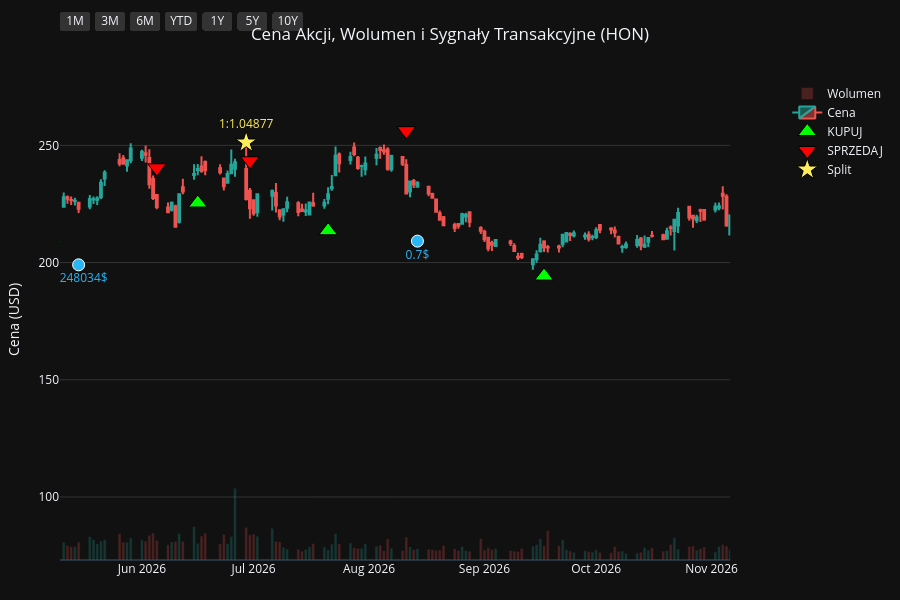
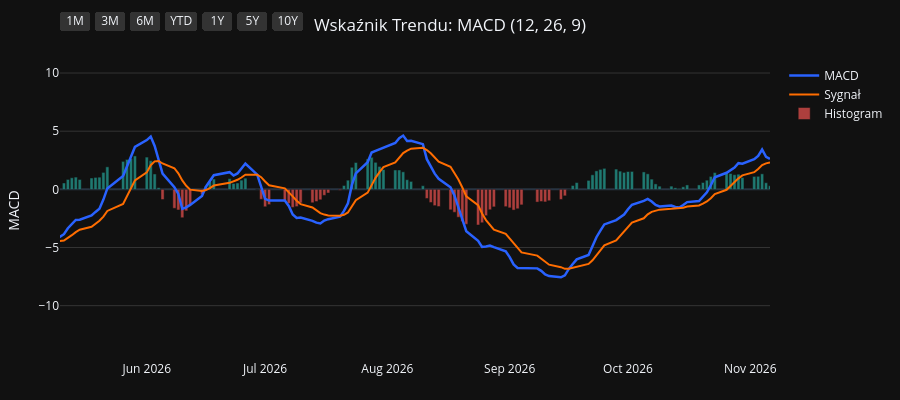
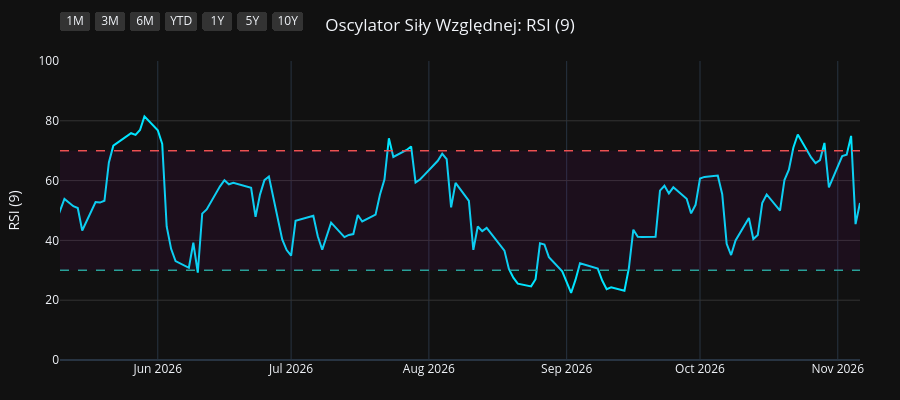
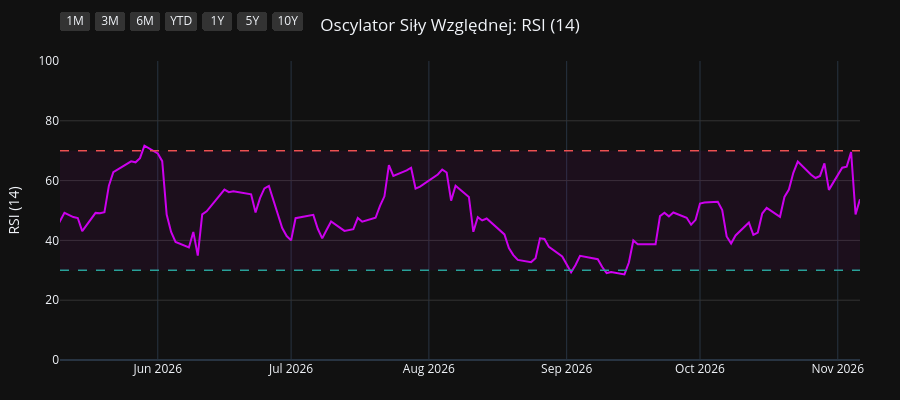

These figures' notebook cell, in order:
### Code cell
import os
import yfinance as yf
import pandas as pd
import pandas_ta as ta
import plotly.graph_objects as go
from plotly.subplots import make_subplots

# 1. Pobranie i przygotowanie danych
symbol = os.environ.get("STOCK_TICKER", "").strip().upper()
if not symbol:
    raise RuntimeError("Set STOCK_TICKER before running price_extractor.ipynb")
df = yf.Ticker(symbol).history(period="10y")
df.index = df.index.tz_localize(None)

# Wskaźniki i sygnały
df.ta.macd(fast=12, slow=26, signal=9, append=True)
df.ta.rsi(length=9, append=True)
df.ta.rsi(length=14, append=True)
df.ta.rsi(length=21, append=True)
df.dropna(inplace=True)

macd = df['MACD_12_26_9']
signal = df['MACDs_12_26_9']
wczorajszy_macd = macd.shift(1)
wczorajszy_signal = signal.shift(1)

df['Decyzja'] = 'BRAK'
df.loc[(macd > signal) & (wczorajszy_macd <= wczorajszy_signal), 'Decyzja'] = 'KUPUJ'
df.loc[(macd < signal) & (wczorajszy_macd >= wczorajszy_signal), 'Decyzja'] = 'SPRZEDAJ'

df_kupuj = df[df['Decyzja'] == 'KUPUJ']
df_sprzedaj = df[df['Decyzja'] == 'SPRZEDAJ']
df_dywidendy = df[df['Dividends'] > 0]
df_splity = df[df['Stock Splits'] > 0]

# Wspólna konfiguracja osi X
konfiguracja_osi_x = dict(
    type="date",
    showspikes=True, spikemode="across", spikesnap="cursor", spikedash="dot", spikecolor="#ffffff", spikethickness=1, hoverformat="%Y-%m-%d",
    rangeselector=dict(
        buttons=list([
            dict(count=1, label="1M", step="month", stepmode="backward"),
            dict(count=3, label="3M", step="month", stepmode="backward"),
            dict(count=6, label="6M", step="month", stepmode="backward"),
            dict(count=1, label="YTD", step="year", stepmode="todate"),
            dict(count=1, label="1Y", step="year", stepmode="backward"),
            dict(count=5, label="5Y", step="year", stepmode="backward"),
            dict(step="all", label="10Y")
        ]),
        bgcolor="#333333", activecolor="#2962ff", x=0, y=1.1
    )
)

# ==========================================
# WYKRES 1: CENA + WOLUMEN + SYGNAŁY
# ==========================================
fig1 = make_subplots(specs=[[{"secondary_y": True}]])

kolory_wolumenu = ['#26a69a' if row['Close'] >= row['Open'] else '#ef5350' for index, row in df.iterrows()]
fig1.add_trace(go.Bar(x=df.index, y=df['Volume'], marker_color=kolory_wolumenu, opacity=0.25, name='Wolumen'), secondary_y=True)
fig1.add_trace(go.Candlestick(x=df.index, open=df['Open'], high=df['High'], low=df['Low'], close=df['Close'], name='Cena', increasing_line_color='#26a69a', decreasing_line_color='#ef5350'), secondary_y=False)
fig1.add_trace(go.Scatter(x=df_kupuj.index, y=df_kupuj['Low'] * 0.95, customdata=df_kupuj[['Low', 'High']], mode='markers', marker=dict(symbol='triangle-up', size=16, color='#00ff00', line=dict(width=1, color='black')), name='KUPUJ', hovertemplate='KUPUJ<br>Najniższa: %{customdata[0]:.2f}<br>Najwyższa: %{customdata[1]:.2f}<extra></extra>'), secondary_y=False)
fig1.add_trace(go.Scatter(x=df_sprzedaj.index, y=df_sprzedaj['High'] * 1.05, customdata=df_sprzedaj[['Low', 'High']], mode='markers', marker=dict(symbol='triangle-down', size=16, color='#ff0000', line=dict(width=1, color='black')), name='SPRZEDAJ', hovertemplate='SPRZEDAJ<br>Najniższa: %{customdata[0]:.2f}<br>Najwyższa: %{customdata[1]:.2f}<extra></extra>'), secondary_y=False)

if not df_dywidendy.empty:
    fig1.add_trace(go.Scatter(x=df_dywidendy.index, y=df_dywidendy['Low'] * 0.90, mode='markers+text', marker=dict(symbol='circle', size=12, color='#29b6f6', line=dict(width=1, color='white')), text=df_dywidendy['Dividends'].apply(lambda x: f"{x}$"), textposition="bottom center", name='Dywidenda', showlegend=False, hovertemplate='Dywidenda: %{text}<extra></extra>', textfont=dict(color="#29b6f6")), secondary_y=False)
if not df_splity.empty:
                    fig1.add_trace(go.Scatter(x=df_splity.index, y=df_splity['High'], mode='markers+text', marker=dict(symbol='star', size=16, color='#ffee58', line=dict(width=1, color='black')), text=df_splity['Stock Splits'].apply(lambda x: f"{x:g}:1" if x >= 1 else f"1:{1 / x:g}"), textposition="top center", name='Split', hovertemplate='%{text}<extra></extra>', textfont=dict(color="#ffee58")), secondary_y=False)

fig1.update_layout(title=dict(text=f"Cena Akcji, Wolumen i Sygnały Transakcyjne ({symbol})", x=0.5, xanchor='center'), dragmode='pan', xaxis_rangeslider_visible=False, template='plotly_dark', height=600, hovermode='x unified', margin=dict(l=60, r=40, t=60, b=40))
fig1.update_xaxes(**konfiguracja_osi_x)
fig1.update_xaxes(range=[df.index.max() - pd.Timedelta(days=180), df.index.max()])
fig1.update_yaxes(title_text="Cena (USD)", secondary_y=False, gridcolor='#333333')
fig1.update_yaxes(range=[0, df['Volume'].max() * 4], showgrid=False, showticklabels=False, secondary_y=True)
fig1.show(config={'scrollZoom': True})

# ==========================================
# WYKRES 2: WSKAŹNIK MACD
# ==========================================
fig2 = go.Figure()
fig2.add_trace(go.Scatter(x=df.index, y=df['MACD_12_26_9'], line=dict(color='#2962ff', width=2.5), name='MACD'))
fig2.add_trace(go.Scatter(x=df.index, y=df['MACDs_12_26_9'], line=dict(color='#ff6d00', width=2), name='Sygnał'))
kolory_macd = ['#26a69a' if val >= 0 else '#ef5350' for val in df['MACDh_12_26_9']]
fig2.add_trace(go.Bar(x=df.index, y=df['MACDh_12_26_9'], marker_color=kolory_macd, name='Histogram', opacity=0.7))
fig2.update_layout(title=dict(text="Wskaźnik Trendu: MACD (12, 26, 9)", x=0.5, xanchor='center'), dragmode='pan', xaxis_rangeslider_visible=False, template='plotly_dark', height=400, hovermode='x unified', margin=dict(l=60, r=40, t=60, b=40))
fig2.update_xaxes(**konfiguracja_osi_x)
fig2.update_xaxes(range=[df.index.max() - pd.Timedelta(days=180), df.index.max()])
fig2.update_yaxes(title_text="MACD", gridcolor='#333333')
fig2.show(config={'scrollZoom': True})

# ==========================================
# WYKRES 3: OSCYLATOR RSI (9)
# ==========================================
fig3 = go.Figure()
fig3.add_trace(go.Scatter(x=df.index, y=df['RSI_9'], line=dict(color='#00e5ff', width=2), name='RSI (9)'))
fig3.add_hline(y=70, line_dash="dash", line_color="#ef5350", line_width=1.5)
fig3.add_hline(y=30, line_dash="dash", line_color="#26a69a", line_width=1.5)
fig3.add_hrect(y0=30, y1=70, line_width=0, fillcolor="purple", opacity=0.1)
fig3.update_layout(title=dict(text="Oscylator Siły Względnej: RSI (9)", x=0.5, xanchor='center'), dragmode='pan', xaxis_rangeslider_visible=False, template='plotly_dark', height=400, hovermode='x unified', margin=dict(l=60, r=40, t=60, b=40))
fig3.update_xaxes(**konfiguracja_osi_x)
fig3.update_xaxes(range=[df.index.max() - pd.Timedelta(days=180), df.index.max()])
fig3.update_yaxes(title_text="RSI (9)", range=[0, 100], gridcolor='#333333')
fig3.show(config={'scrollZoom': True})

# ==========================================
# WYKRES 4: OSCYLATOR RSI (14)
# ==========================================
fig4 = go.Figure()
fig4.add_trace(go.Scatter(x=df.index, y=df['RSI_14'], line=dict(color='#d500f9', width=2), name='RSI (14)'))
fig4.add_hline(y=70, line_dash="dash", line_color="#ef5350", line_width=1.5)
fig4.add_hline(y=30, line_dash="dash", line_color="#26a69a", line_width=1.5)
fig4.add_hrect(y0=30, y1=70, line_width=0, fillcolor="purple", opacity=0.1)
fig4.update_layout(title=dict(text="Oscylator Siły Względnej: RSI (14)", x=0.5, xanchor='center'), dragmode='pan', xaxis_rangeslider_visible=False, template='plotly_dark', height=400, hovermode='x unified', margin=dict(l=60, r=40, t=60, b=40))
fig4.update_xaxes(**konfiguracja_osi_x)
fig4.update_xaxes(range=[df.index.max() - pd.Timedelta(days=180), df.index.max()])
fig4.update_yaxes(title_text="RSI (14)", range=[0, 100], gridcolor='#333333')
fig4.show(config={'scrollZoom': True})

# ==========================================
# WYKRES 5: OSCYLATOR RSI (21)
# ==========================================
fig5 = go.Figure()
fig5.add_trace(go.Scatter(x=df.index, y=df['RSI_21'], line=dict(color='#64dd17', width=2), name='RSI (21)'))
fig5.add_hline(y=70, line_dash="dash", line_color="#ef5350", line_width=1.5)
fig5.add_hline(y=30, line_dash="dash", line_color="#26a69a", line_width=1.5)
fig5.add_hrect(y0=30, y1=70, line_width=0, fillcolor="purple", opacity=0.1)
fig5.update_layout(title=dict(text="Oscylator Siły Względnej: RSI (21)", x=0.5, xanchor='center'), dragmode='pan', xaxis_rangeslider_visible=False, template='plotly_dark', height=400, hovermode='x unified', margin=dict(l=60, r=40, t=60, b=40))
fig5.update_xaxes(**konfiguracja_osi_x)
fig5.update_xaxes(range=[df.index.max() - pd.Timedelta(days=180), df.index.max()])
fig5.update_yaxes(title_text="RSI (21)", range=[0, 100], gridcolor='#333333')
fig5.show(config={'scrollZoom': True})

### Figure 1 — Plotly figure (JSON) as saved in the notebook; plotly's stock layout.template omitted (floating-point values rounded to 4 significant figures; data arrays with more than 128 entries replaced by an {"elided": "..."} marker saying what was removed)
{"data": [{"marker": {"color": {"elided": "2481 str values"}}, "name": "Wolumen", "opacity": 0.25, "type": "bar", "x": {"elided": "2481 str values"}, "xaxis": "x", "y": {"elided": "2481 int values"}, "yaxis": "y2"}, {"close": {"elided": "2481 float values"}, "decreasing": {"line": {"color": "#ef5350"}}, "high": {"elided": "2481 float values"}, "increasing": {"line": {"color": "#26a69a"}}, "low": {"elided": "2481 float values"}, "name": "Cena", "open": {"elided": "2481 float values"}, "type": "candlestick", "x": {"elided": "2481 str values"}, "xaxis": "x", "yaxis": "y"}, {"customdata": {"elided": "91x2 float values"}, "hovertemplate": "KUPUJ<br>Najniższa: %{customdata[0]:.2f}<br>Najwyższa: %{customdata[1]:.2f}<extra></extra>", "marker": {"color": "#00ff00", "line": {"color": "black", "width": 1}, "size": 16, "symbol": "triangle-up"}, "mode": "markers", "name": "KUPUJ", "type": "scatter", "x": ["2017-02-06T00:00:00", "2017-04-21T00:00:00", "2017-05-25T00:00:00", "2017-06-02T00:00:00", "2017-06-19T00:00:00", "2017-07-13T00:00:00", "2017-08-30T00:00:00", "2017-09-11T00:00:00", "2017-09-20T00:00:00", "2017-10-20T00:00:00", "2017-11-20T00:00:00", "2017-12-13T00:00:00", "2018-01-10T00:00:00", "2018-02-21T00:00:00", "2018-03-09T00:00:00", "2018-04-10T00:00:00", "2018-05-10T00:00:00", "2018-07-09T00:00:00", "2018-08-23T00:00:00", "2018-11-05T00:00:00", "2018-11-29T00:00:00", "2019-01-02T00:00:00", "2019-04-01T00:00:00", "2019-04-18T00:00:00", "2019-06-06T00:00:00", "2019-07-01T00:00:00", "2019-08-30T00:00:00", "2019-09-30T00:00:00", "2019-10-16T00:00:00", "2019-12-31T00:00:00", "2020-02-11T00:00:00", "2020-03-27T00:00:00", "2020-05-20T00:00:00", "2020-07-14T00:00:00", "2020-08-10T00:00:00", "2020-08-25T00:00:00", "2020-10-06T00:00:00", "2020-11-04T00:00:00", "2021-02-08T00:00:00", "2021-03-26T00:00:00", "2021-05-27T00:00:00", "2021-07-01T00:00:00", "2021-08-16T00:00:00", "2021-10-06T00:00:00", "2021-12-13T00:00:00", "2021-12-23T00:00:00", "2022-02-28T00:00:00", "2022-04-19T00:00:00", "2022-05-03T00:00:00", "2022-05-17T00:00:00", "2022-05-31T00:00:00", "2022-06-02T00:00:00", "2022-07-12T00:00:00", "2022-07-15T00:00:00", "2022-10-04T00:00:00", "2023-01-13T00:00:00", "2023-02-02T00:00:00", "2023-03-03T00:00:00", "2023-03-27T00:00:00", "2023-05-22T00:00:00", "2023-06-02T00:00:00", "2023-08-23T00:00:00", "2023-10-11T00:00:00", "2023-10-16T00:00:00", "2023-11-01T00:00:00", "2024-01-30T00:00:00", "2024-02-16T00:00:00", "2024-03-20T00:00:00", "2024-05-01T00:00:00", "2024-06-04T00:00:00", "2024-07-16T00:00:00", "2024-08-19T00:00:00", "2024-09-11T00:00:00", "2024-10-09T00:00:00", "2024-11-07T00:00:00", "2025-01-22T00:00:00", "2025-02-21T00:00:00", "2025-04-22T00:00:00", "2025-06-30T00:00:00", "2025-08-20T00:00:00", "2025-09-30T00:00:00", "2025-10-20T00:00:00", "2025-11-12T00:00:00", "2025-12-03T00:00:00", "2026-01-05T00:00:00", "2026-04-06T00:00:00", "2026-04-08T00:00:00", "2026-05-08T00:00:00", "2026-06-16T00:00:00", "2026-07-21T00:00:00", "2026-09-17T00:00:00"], "xaxis": "x", "y": [87.64, 93.48, 98.47, 99.39, 100.6, 100.3, 102.6, 103.6, 103.2, 107.3, 110.2, 115.2, 116.7, 115.9, 114.6, 109.3, 110.2, 110.8, 119.9, 115.9, 115.2, 103.8, 128.7, 133.6, 136.7, 142.2, 133.5, 136.7, 132.4, 143.5, 144.9, 105.3, 111.2, 117.8, 128.5, 136.2, 138.8, 144.3, 169.5, 180.0, 191.2, 185.4, 195.0, 180.6, 177.5, 172.7, 159.2, 164.8, 167.1, 168.4, 164.8, 165.2, 147.7, 146.3, 151.1, 184.9, 171.7, 169.6, 163.7, 171.4, 171.9, 164.3, 164.0, 163.4, 160.1, 178.6, 174.4, 177.0, 171.3, 180.4, 193.5, 178.5, 178.1, 186.7, 194.4, 201.9, 189.9, 178.1, 209.2, 199.1, 192.0, 188.2, 195.0, 189.5, 191.6, 223.6, 225.6, 210.2, 225.4, 213.6, 194.3], "yaxis": "y"}, {"customdata": {"elided": "90x2 float values"}, "hovertemplate": "SPRZEDAJ<br>Najniższa: %{customdata[0]:.2f}<br>Najwyższa: %{customdata[1]:.2f}<extra></extra>", "marker": {"color": "#ff0000", "line": {"color": "black", "width": 1}, "size": 16, "symbol": "triangle-down"}, "mode": "markers", "name": "SPRZEDAJ", "type": "scatter", "x": ["2017-03-08T00:00:00", "2017-05-16T00:00:00", "2017-05-31T00:00:00", "2017-06-05T00:00:00", "2017-06-20T00:00:00", "2017-08-10T00:00:00", "2017-09-05T00:00:00", "2017-09-19T00:00:00", "2017-10-17T00:00:00", "2017-10-30T00:00:00", "2017-12-11T00:00:00", "2017-12-14T00:00:00", "2018-01-31T00:00:00", "2018-03-01T00:00:00", "2018-03-22T00:00:00", "2018-05-01T00:00:00", "2018-06-15T00:00:00", "2018-08-07T00:00:00", "2018-09-24T00:00:00", "2018-11-23T00:00:00", "2018-12-06T00:00:00", "2019-03-04T00:00:00", "2019-04-10T00:00:00", "2019-05-07T00:00:00", "2019-06-27T00:00:00", "2019-07-09T00:00:00", "2019-09-24T00:00:00", "2019-10-01T00:00:00", "2019-11-19T00:00:00", "2020-01-24T00:00:00", "2020-02-25T00:00:00", "2020-05-07T00:00:00", "2020-06-12T00:00:00", "2020-07-30T00:00:00", "2020-08-21T00:00:00", "2020-09-08T00:00:00", "2020-10-26T00:00:00", "2020-11-30T00:00:00", "2021-03-23T00:00:00", "2021-04-23T00:00:00", "2021-06-10T00:00:00", "2021-08-05T00:00:00", "2021-08-17T00:00:00", "2021-11-17T00:00:00", "2021-12-21T00:00:00", "2022-01-21T00:00:00", "2022-04-07T00:00:00", "2022-04-22T00:00:00", "2022-05-11T00:00:00", "2022-05-19T00:00:00", "2022-06-01T00:00:00", "2022-06-10T00:00:00", "2022-07-14T00:00:00", "2022-08-23T00:00:00", "2022-11-23T00:00:00", "2023-01-18T00:00:00", "2023-02-03T00:00:00", "2023-03-15T00:00:00", "2023-05-08T00:00:00", "2023-05-23T00:00:00", "2023-07-18T00:00:00", "2023-09-27T00:00:00", "2023-10-13T00:00:00", "2023-10-19T00:00:00", "2024-01-03T00:00:00", "2024-02-01T00:00:00", "2024-03-14T00:00:00", "2024-04-03T00:00:00", "2024-05-24T00:00:00", "2024-06-28T00:00:00", "2024-07-19T00:00:00", "2024-09-10T00:00:00", "2024-10-03T00:00:00", "2024-10-24T00:00:00", "2024-12-02T00:00:00", "2025-02-06T00:00:00", "2025-04-04T00:00:00", "2025-06-03T00:00:00", "2025-07-15T00:00:00", "2025-09-04T00:00:00", "2025-10-10T00:00:00", "2025-11-06T00:00:00", "2025-11-18T00:00:00", "2026-01-02T00:00:00", "2026-02-19T00:00:00", "2026-04-07T00:00:00", "2026-04-21T00:00:00", "2026-06-05T00:00:00", "2026-06-30T00:00:00", "2026-08-11T00:00:00"], "xaxis": "x", "y": [104.2, 108.4, 109.9, 110.5, 111.5, 114.0, 113.9, 114.3, 119.1, 120.6, 128.0, 130.1, 133.5, 126.6, 125.6, 121.0, 126.4, 131.4, 140.9, 127.6, 125.5, 139.8, 143.2, 152.9, 156.2, 157.3, 151.5, 153.0, 163.3, 162.9, 159.5, 123.2, 136.4, 140.1, 145.2, 153.2, 159.4, 192.6, 197.2, 210.8, 214.6, 216.0, 218.9, 208.1, 190.7, 197.1, 183.1, 184.1, 186.2, 185.6, 185.1, 179.4, 161.4, 190.0, 211.9, 202.5, 198.9, 184.3, 193.0, 191.7, 201.0, 184.3, 180.3, 181.3, 204.5, 193.9, 197.1, 198.2, 199.2, 214.4, 216.4, 200.6, 203.0, 215.6, 234.2, 215.7, 206.2, 230.1, 240.6, 219.5, 209.2, 213.0, 210.6, 213.6, 263.8, 247.7, 250.9, 240.4, 243.4, 256.3], "yaxis": "y"}, {"hovertemplate": "Dywidenda: %{text}<extra></extra>", "marker": {"color": "#29b6f6", "line": {"color": "white", "width": 1}, "size": 12, "symbol": "circle"}, "mode": "markers+text", "name": "Dywidenda", "showlegend": false, "text": ["0.630021$", "0.630021$", "0.630021$", "0.705812$", "0.705812$", "0.705812$", "0.705812$", "0.810546$", "0.810546$", "0.810546$", "0.810546$", "0.889624$", "0.889624$", "0.889624$", "0.889624$", "0.919278$", "0.919278$", "0.919278$", "0.919278$", "0.968702$", "0.968702$", "0.968702$", "0.968702$", "1.018125$", "1.018125$", "1.018125$", "1.018125$", "1.067549$", "1.067549$", "1.067549$", "1.067549$", "1.116972$", "1.116972$", "1.116972$", "1.116972$", "1.248034$", "1.248034$", "1.248034$", "0.7$"], "textfont": {"color": "#29b6f6"}, "textposition": "bottom center", "type": "scatter", "x": ["2017-02-22T00:00:00", "2017-05-17T00:00:00", "2017-08-16T00:00:00", "2017-11-16T00:00:00", "2018-02-22T00:00:00", "2018-05-17T00:00:00", "2018-08-16T00:00:00", "2018-11-15T00:00:00", "2019-02-21T00:00:00", "2019-05-23T00:00:00", "2019-08-15T00:00:00", "2019-11-14T00:00:00", "2020-02-27T00:00:00", "2020-05-14T00:00:00", "2020-08-13T00:00:00", "2020-11-12T00:00:00", "2021-02-25T00:00:00", "2021-05-13T00:00:00", "2021-08-12T00:00:00", "2021-11-10T00:00:00", "2022-02-24T00:00:00", "2022-05-12T00:00:00", "2022-08-11T00:00:00", "2022-11-09T00:00:00", "2023-02-23T00:00:00", "2023-05-11T00:00:00", "2023-08-10T00:00:00", "2023-11-09T00:00:00", "2024-02-29T00:00:00", "2024-05-16T00:00:00", "2024-08-16T00:00:00", "2024-11-15T00:00:00", "2025-02-28T00:00:00", "2025-05-16T00:00:00", "2025-08-15T00:00:00", "2025-11-14T00:00:00", "2026-02-27T00:00:00", "2026-05-15T00:00:00", "2026-08-14T00:00:00"], "xaxis": "x", "y": [86.75, 91.66, 97.3, 104.1, 109.5, 105.4, 110.7, 110.2, 116.1, 126.8, 124.2, 138.7, 124.2, 91.87, 124.3, 155.1, 162.6, 174.9, 185.2, 181.5, 141.4, 153.7, 161.3, 171.5, 159.3, 160.7, 157.2, 154.1, 166.3, 173.9, 168.2, 196.2, 181.9, 191.5, 188.3, 182.2, 224.9, 199.0, 209.2], "yaxis": "y"}, {"hovertemplate": "%{text}<extra></extra>", "marker": {"color": "#ffee58", "line": {"color": "black", "width": 1}, "size": 16, "symbol": "star"}, "mode": "markers+text", "name": "Split", "text": ["1.011:1", "1.032:1", "1.061:1", "1:1.04877"], "textfont": {"color": "#ffee58"}, "textposition": "top center", "type": "scatter", "x": ["2018-10-01T00:00:00", "2018-10-29T00:00:00", "2025-10-30T00:00:00", "2026-06-29T00:00:00"], "xaxis": "x", "y": [136.3, 122.5, 211.1, 251.2], "yaxis": "y"}], "layout": {"dragmode": "pan", "height": 600, "hovermode": "x unified", "margin": {"b": 40, "l": 60, "r": 40, "t": 60}, "title": {"text": "Cena Akcji, Wolumen i Sygnały Transakcyjne (HON)", "x": 0.5, "xanchor": "center"}, "xaxis": {"anchor": "y", "domain": [0.0, 0.94], "hoverformat": "%Y-%m-%d", "range": ["2026-05-10T00:00:00", "2026-11-06T00:00:00"], "rangeselector": {"activecolor": "#2962ff", "bgcolor": "#333333", "buttons": [{"count": 1, "label": "1M", "step": "month", "stepmode": "backward"}, {"count": 3, "label": "3M", "step": "month", "stepmode": "backward"}, {"count": 6, "label": "6M", "step": "month", "stepmode": "backward"}, {"count": 1, "label": "YTD", "step": "year", "stepmode": "todate"}, {"count": 1, "label": "1Y", "step": "year", "stepmode": "backward"}, {"count": 5, "label": "5Y", "step": "year", "stepmode": "backward"}, {"label": "10Y", "step": "all"}], "x": 0, "y": 1.1}, "rangeslider": {"visible": false}, "showspikes": true, "spikecolor": "#ffffff", "spikedash": "dot", "spikemode": "across", "spikesnap": "cursor", "spikethickness": 1, "type": "date"}, "yaxis": {"anchor": "x", "domain": [0.0, 1.0], "gridcolor": "#333333", "title": {"text": "Cena (USD)"}}, "yaxis2": {"anchor": "x", "overlaying": "y", "range": [0, 114265772], "showgrid": false, "showticklabels": false, "side": "right"}}}

### Figure 2 — Plotly figure (JSON) as saved in the notebook; plotly's stock layout.template omitted (floating-point values rounded to 4 significant figures; data arrays with more than 128 entries replaced by an {"elided": "..."} marker saying what was removed)
{"data": [{"line": {"color": "#2962ff", "width": 2.5}, "name": "MACD", "type": "scatter", "x": {"elided": "2481 str values"}, "y": {"elided": "2481 float values"}}, {"line": {"color": "#ff6d00", "width": 2}, "name": "Sygnał", "type": "scatter", "x": {"elided": "2481 str values"}, "y": {"elided": "2481 float values"}}, {"marker": {"color": {"elided": "2481 str values"}}, "name": "Histogram", "opacity": 0.7, "type": "bar", "x": {"elided": "2481 str values"}, "y": {"elided": "2481 float values"}}], "layout": {"dragmode": "pan", "height": 400, "hovermode": "x unified", "margin": {"b": 40, "l": 60, "r": 40, "t": 60}, "title": {"text": "Wskaźnik Trendu: MACD (12, 26, 9)", "x": 0.5, "xanchor": "center"}, "xaxis": {"hoverformat": "%Y-%m-%d", "range": ["2026-05-10T00:00:00", "2026-11-06T00:00:00"], "rangeselector": {"activecolor": "#2962ff", "bgcolor": "#333333", "buttons": [{"count": 1, "label": "1M", "step": "month", "stepmode": "backward"}, {"count": 3, "label": "3M", "step": "month", "stepmode": "backward"}, {"count": 6, "label": "6M", "step": "month", "stepmode": "backward"}, {"count": 1, "label": "YTD", "step": "year", "stepmode": "todate"}, {"count": 1, "label": "1Y", "step": "year", "stepmode": "backward"}, {"count": 5, "label": "5Y", "step": "year", "stepmode": "backward"}, {"label": "10Y", "step": "all"}], "x": 0, "y": 1.1}, "rangeslider": {"visible": false}, "showspikes": true, "spikecolor": "#ffffff", "spikedash": "dot", "spikemode": "across", "spikesnap": "cursor", "spikethickness": 1, "type": "date"}, "yaxis": {"gridcolor": "#333333", "title": {"text": "MACD"}}}}

### Figure 3 — Plotly figure (JSON) as saved in the notebook; plotly's stock layout.template omitted (floating-point values rounded to 4 significant figures; data arrays with more than 128 entries replaced by an {"elided": "..."} marker saying what was removed)
{"data": [{"line": {"color": "#00e5ff", "width": 2}, "name": "RSI (9)", "type": "scatter", "x": {"elided": "2481 str values"}, "y": {"elided": "2481 float values"}}], "layout": {"dragmode": "pan", "height": 400, "hovermode": "x unified", "margin": {"b": 40, "l": 60, "r": 40, "t": 60}, "shapes": [{"line": {"color": "#ef5350", "dash": "dash", "width": 1.5}, "type": "line", "x0": 0, "x1": 1, "xref": "x domain", "y0": 70, "y1": 70, "yref": "y"}, {"line": {"color": "#26a69a", "dash": "dash", "width": 1.5}, "type": "line", "x0": 0, "x1": 1, "xref": "x domain", "y0": 30, "y1": 30, "yref": "y"}, {"fillcolor": "purple", "line": {"width": 0}, "opacity": 0.1, "type": "rect", "x0": 0, "x1": 1, "xref": "x domain", "y0": 30, "y1": 70, "yref": "y"}], "title": {"text": "Oscylator Siły Względnej: RSI (9)", "x": 0.5, "xanchor": "center"}, "xaxis": {"hoverformat": "%Y-%m-%d", "range": ["2026-05-10T00:00:00", "2026-11-06T00:00:00"], "rangeselector": {"activecolor": "#2962ff", "bgcolor": "#333333", "buttons": [{"count": 1, "label": "1M", "step": "month", "stepmode": "backward"}, {"count": 3, "label": "3M", "step": "month", "stepmode": "backward"}, {"count": 6, "label": "6M", "step": "month", "stepmode": "backward"}, {"count": 1, "label": "YTD", "step": "year", "stepmode": "todate"}, {"count": 1, "label": "1Y", "step": "year", "stepmode": "backward"}, {"count": 5, "label": "5Y", "step": "year", "stepmode": "backward"}, {"label": "10Y", "step": "all"}], "x": 0, "y": 1.1}, "rangeslider": {"visible": false}, "showspikes": true, "spikecolor": "#ffffff", "spikedash": "dot", "spikemode": "across", "spikesnap": "cursor", "spikethickness": 1, "type": "date"}, "yaxis": {"gridcolor": "#333333", "range": [0, 100], "title": {"text": "RSI (9)"}}}}

### Figure 4 — Plotly figure (JSON) as saved in the notebook; plotly's stock layout.template omitted (floating-point values rounded to 4 significant figures; data arrays with more than 128 entries replaced by an {"elided": "..."} marker saying what was removed)
{"data": [{"line": {"color": "#d500f9", "width": 2}, "name": "RSI (14)", "type": "scatter", "x": {"elided": "2481 str values"}, "y": {"elided": "2481 float values"}}], "layout": {"dragmode": "pan", "height": 400, "hovermode": "x unified", "margin": {"b": 40, "l": 60, "r": 40, "t": 60}, "shapes": [{"line": {"color": "#ef5350", "dash": "dash", "width": 1.5}, "type": "line", "x0": 0, "x1": 1, "xref": "x domain", "y0": 70, "y1": 70, "yref": "y"}, {"line": {"color": "#26a69a", "dash": "dash", "width": 1.5}, "type": "line", "x0": 0, "x1": 1, "xref": "x domain", "y0": 30, "y1": 30, "yref": "y"}, {"fillcolor": "purple", "line": {"width": 0}, "opacity": 0.1, "type": "rect", "x0": 0, "x1": 1, "xref": "x domain", "y0": 30, "y1": 70, "yref": "y"}], "title": {"text": "Oscylator Siły Względnej: RSI (14)", "x": 0.5, "xanchor": "center"}, "xaxis": {"hoverformat": "%Y-%m-%d", "range": ["2026-05-10T00:00:00", "2026-11-06T00:00:00"], "rangeselector": {"activecolor": "#2962ff", "bgcolor": "#333333", "buttons": [{"count": 1, "label": "1M", "step": "month", "stepmode": "backward"}, {"count": 3, "label": "3M", "step": "month", "stepmode": "backward"}, {"count": 6, "label": "6M", "step": "month", "stepmode": "backward"}, {"count": 1, "label": "YTD", "step": "year", "stepmode": "todate"}, {"count": 1, "label": "1Y", "step": "year", "stepmode": "backward"}, {"count": 5, "label": "5Y", "step": "year", "stepmode": "backward"}, {"label": "10Y", "step": "all"}], "x": 0, "y": 1.1}, "rangeslider": {"visible": false}, "showspikes": true, "spikecolor": "#ffffff", "spikedash": "dot", "spikemode": "across", "spikesnap": "cursor", "spikethickness": 1, "type": "date"}, "yaxis": {"gridcolor": "#333333", "range": [0, 100], "title": {"text": "RSI (14)"}}}}
